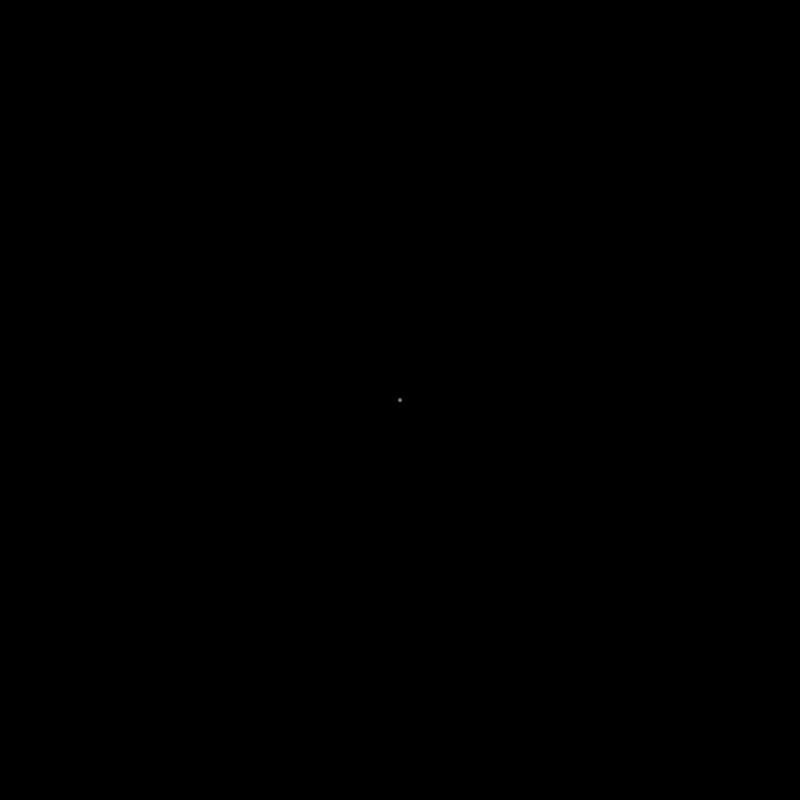
Frame 1 (no input)
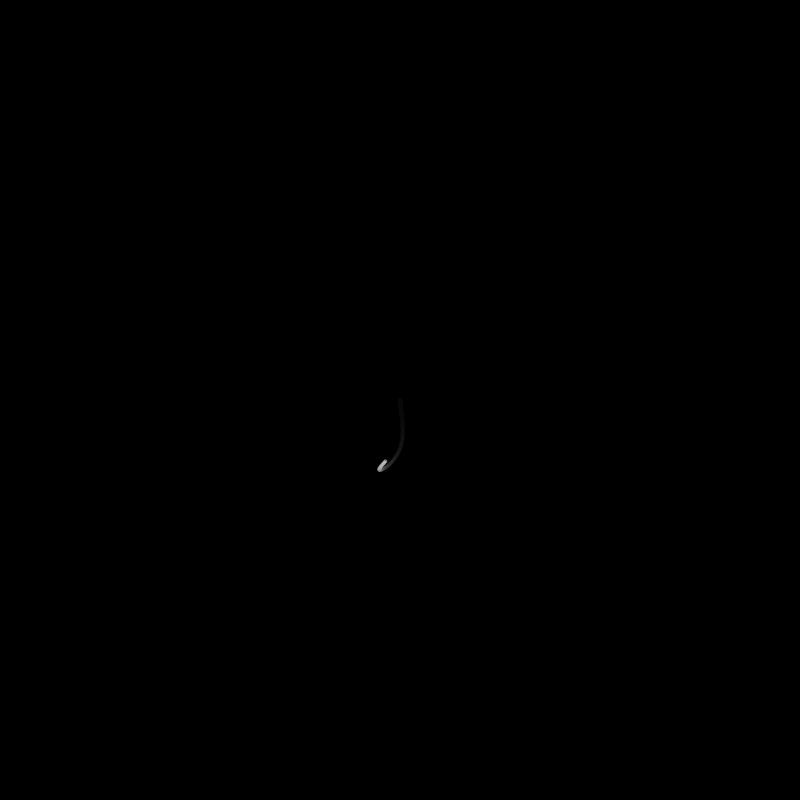
Frame 60 (the mouse pressed at the canvas centre just before this capture)
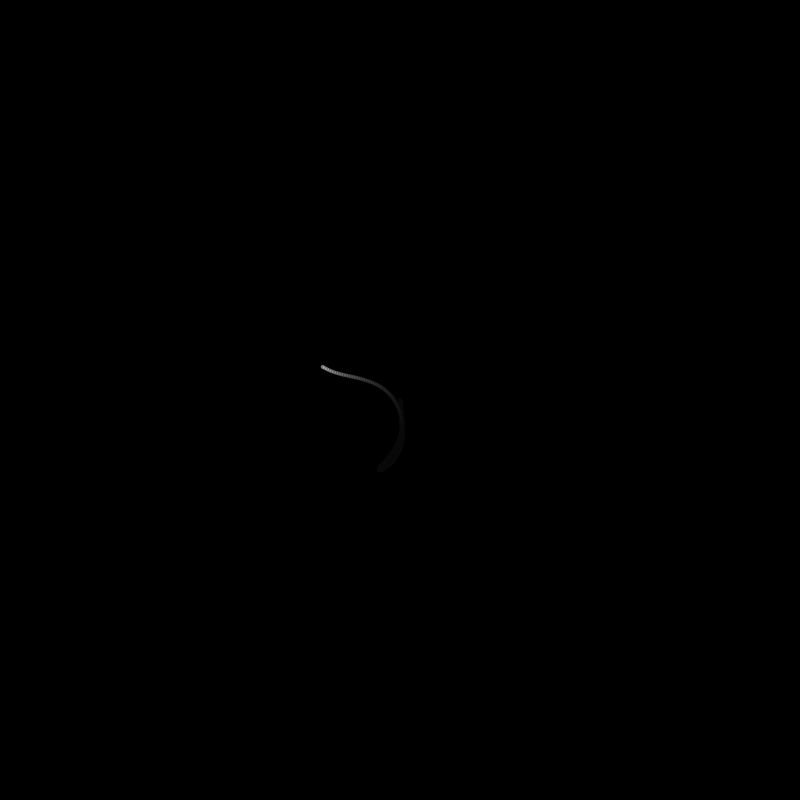
Frame 120 (the mouse held since frame 60 and released just before this capture)

The Processing sketch that drew these frames (run headless with seeded random() and noise(); from frame 60 on, the mouse is pressed at the canvas centre):

// Processing sketch: flow
// ── flow.pde
float particleSize = 4;
PVector position;
PVector velocity;

float zoff = 0;

void setup() {
  size(800, 800);
  background(0);
  noStroke();

  position = new PVector(width / 2, height / 2);
  velocity = new PVector(0, 0);
}

void draw() {
  fill(0, 15);
  rect(0, 0, width, height);

  float angle = noise(position.x * 0.005, position.y * 0.005, zoff) * TWO_PI * 4.0;
  PVector force = PVector.fromAngle(angle);
  force.mult(0.15);

  velocity.add(force);
  velocity.limit(2.5);
  position.add(velocity);

  if (position.x < 0) position.x = width;
  if (position.x > width) position.x = 0;
  if (position.y < 0) position.y = height;
  if (position.y > height) position.y = 0;

  fill(255, 120);
  circle(position.x, position.y, particleSize);

  zoff += 0.003;
}
